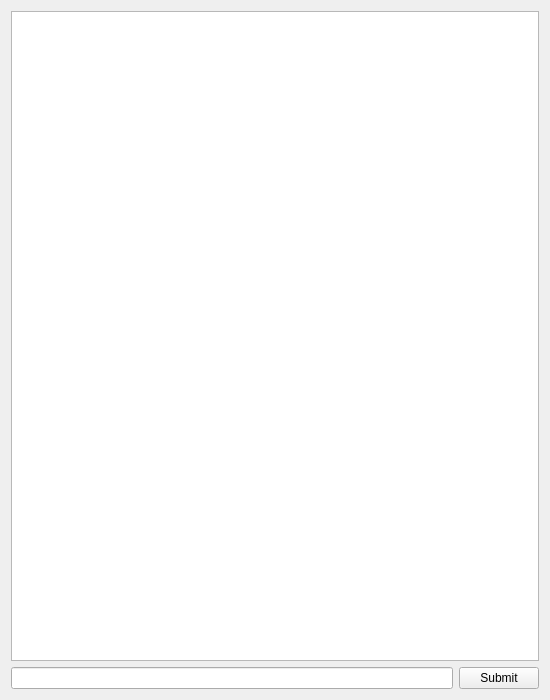
<?xml version="1.0" encoding="UTF-8"?>
<ui version="4.0">
 <class>ConsoleWindow</class>
 <widget class="QWidget" name="ConsoleWindow">
  <property name="geometry">
   <rect>
    <x>0</x>
    <y>0</y>
    <width>550</width>
    <height>700</height>
   </rect>
  </property>
  <property name="sizePolicy">
   <sizepolicy hsizetype="Expanding" vsizetype="Preferred">
    <horstretch>0</horstretch>
    <verstretch>0</verstretch>
   </sizepolicy>
  </property>
  <property name="windowTitle">
   <string>MoonEd Console</string>
  </property>
  <layout class="QHBoxLayout" name="horizontalLayout">
   <item>
    <layout class="QGridLayout" name="gridLayout">
     <item row="1" column="1">
      <widget class="QPushButton" name="submitButton">
       <property name="text">
        <string>Submit</string>
       </property>
      </widget>
     </item>
     <item row="1" column="0">
      <widget class="QLineEdit" name="lineEdit">
       <property name="maxLength">
        <number>1024</number>
       </property>
      </widget>
     </item>
     <item row="0" column="0" colspan="2">
      <widget class="QPlainTextEdit" name="plainTextEdit">
       <property name="font">
        <font>
         <family>Courier New</family>
         <pointsize>9</pointsize>
        </font>
       </property>
       <property name="undoRedoEnabled">
        <bool>false</bool>
       </property>
       <property name="lineWrapMode">
        <enum>QPlainTextEdit::NoWrap</enum>
       </property>
       <property name="readOnly">
        <bool>true</bool>
       </property>
      </widget>
     </item>
    </layout>
   </item>
  </layout>
 </widget>
 <resources/>
 <connections/>
</ui>
